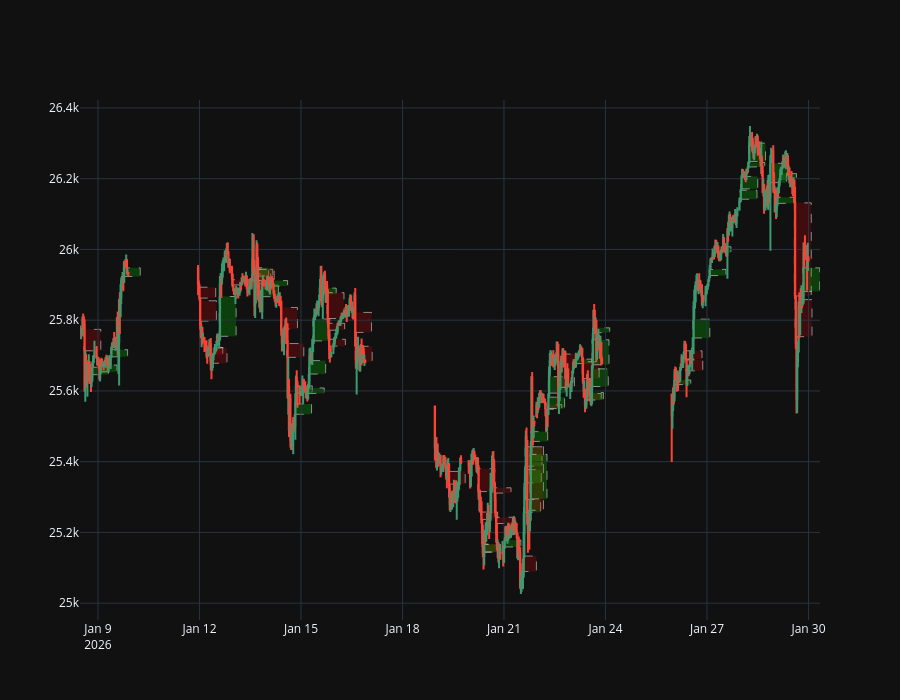

The cell this chart's notebook holds for it:
### Code cell
fvg.visualize()

### Figure 1 — Plotly figure (JSON) as saved in the notebook; plotly's stock layout.template omitted (floating-point values rounded to 4 significant figures; data arrays with more than 128 entries replaced by an {"elided": "..."} marker saying what was removed)
{"data": [{"close": {"elided": "1034 float values"}, "high": {"elided": "1034 float values"}, "low": {"elided": "1034 float values"}, "name": "MNQ", "open": {"elided": "1034 float values"}, "type": "candlestick", "x": {"elided": "1034 str values"}}], "layout": {"height": 700, "shapes": [{"fillcolor": "rgba(200, 0, 0, 0.25)", "layer": "below", "line": {"color": "white", "dash": "dash", "width": 0.5}, "type": "rect", "x0": "2026-01-08T14:00:00", "x1": "2026-01-09T02:00:00", "y0": 25710.0, "y1": 25774}, {"fillcolor": "rgba(0, 200, 0, 0.25)", "layer": "below", "line": {"color": "white", "dash": "dash", "width": 0.5}, "type": "rect", "x0": "2026-01-08T19:30:00", "x1": "2026-01-09T07:30:00", "y0": 25646, "y1": 25667}, {"fillcolor": "rgba(0, 200, 0, 0.25)", "layer": "below", "line": {"color": "white", "dash": "dash", "width": 0.5}, "type": "rect", "x0": "2026-01-09T01:30:00", "x1": "2026-01-09T13:30:00", "y0": 25654, "y1": 25670.0}, {"fillcolor": "rgba(0, 200, 0, 0.25)", "layer": "below", "line": {"color": "white", "dash": "dash", "width": 0.5}, "type": "rect", "x0": "2026-01-09T09:00:00", "x1": "2026-01-09T21:00:00", "y0": 25700.0, "y1": 25720.0}, {"fillcolor": "rgba(0, 200, 0, 0.25)", "layer": "below", "line": {"color": "white", "dash": "dash", "width": 0.5}, "type": "rect", "x0": "2026-01-09T18:00:00", "x1": "2026-01-10T06:00:00", "y0": 25920.0, "y1": 25948}, {"fillcolor": "rgba(200, 0, 0, 0.25)", "layer": "below", "line": {"color": "white", "dash": "dash", "width": 0.5}, "type": "rect", "x0": "2026-01-11T23:30:00", "x1": "2026-01-12T11:30:00", "y0": 25860.0, "y1": 25890.0}, {"fillcolor": "rgba(200, 0, 0, 0.25)", "layer": "below", "line": {"color": "white", "dash": "dash", "width": 0.5}, "type": "rect", "x0": "2026-01-12T00:00:00", "x1": "2026-01-12T12:00:00", "y0": 25800.0, "y1": 25855}, {"fillcolor": "rgba(200, 0, 0, 0.25)", "layer": "below", "line": {"color": "white", "dash": "dash", "width": 0.5}, "type": "rect", "x0": "2026-01-12T04:30:00", "x1": "2026-01-12T16:30:00", "y0": 25700.0, "y1": 25720.0}, {"fillcolor": "rgba(200, 0, 0, 0.25)", "layer": "below", "line": {"color": "white", "dash": "dash", "width": 0.5}, "type": "rect", "x0": "2026-01-12T07:30:00", "x1": "2026-01-12T19:30:00", "y0": 25680.0, "y1": 25722}, {"fillcolor": "rgba(0, 200, 0, 0.25)", "layer": "below", "line": {"color": "white", "dash": "dash", "width": 0.5}, "type": "rect", "x0": "2026-01-12T14:00:00", "x1": "2026-01-13T02:00:00", "y0": 25750.0, "y1": 25867}, {"fillcolor": "rgba(200, 0, 0, 0.25)", "layer": "below", "line": {"color": "white", "dash": "dash", "width": 0.5}, "type": "rect", "x0": "2026-01-12T23:00:00", "x1": "2026-01-13T11:00:00", "y0": 25900.0, "y1": 25910.0}, {"fillcolor": "rgba(0, 200, 0, 0.25)", "layer": "below", "line": {"color": "white", "dash": "dash", "width": 0.5}, "type": "rect", "x0": "2026-01-13T13:00:00", "x1": "2026-01-14T01:00:00", "y0": 25910.0, "y1": 25950.0}, {"fillcolor": "rgba(200, 0, 0, 0.25)", "layer": "below", "line": {"color": "white", "dash": "dash", "width": 0.5}, "type": "rect", "x0": "2026-01-13T14:30:00", "x1": "2026-01-14T02:30:00", "y0": 25900.0, "y1": 25930.0}, {"fillcolor": "rgba(0, 200, 0, 0.25)", "layer": "below", "line": {"color": "white", "dash": "dash", "width": 0.5}, "type": "rect", "x0": "2026-01-13T16:00:00", "x1": "2026-01-14T04:00:00", "y0": 25920.0, "y1": 25944}, {"fillcolor": "rgba(200, 0, 0, 0.25)", "layer": "below", "line": {"color": "white", "dash": "dash", "width": 0.5}, "type": "rect", "x0": "2026-01-13T17:00:00", "x1": "2026-01-14T05:00:00", "y0": 25910.0, "y1": 25944}, {"fillcolor": "rgba(0, 200, 0, 0.25)", "layer": "below", "line": {"color": "white", "dash": "dash", "width": 0.5}, "type": "rect", "x0": "2026-01-13T20:00:00", "x1": "2026-01-14T08:00:00", "y0": 25870.0, "y1": 25900.0}, {"fillcolor": "rgba(0, 200, 0, 0.25)", "layer": "below", "line": {"color": "white", "dash": "dash", "width": 0.5}, "type": "rect", "x0": "2026-01-14T02:30:00", "x1": "2026-01-14T14:30:00", "y0": 25900.0, "y1": 25912}, {"fillcolor": "rgba(200, 0, 0, 0.25)", "layer": "below", "line": {"color": "white", "dash": "dash", "width": 0.5}, "type": "rect", "x0": "2026-01-14T09:30:00", "x1": "2026-01-14T21:30:00", "y0": 25775, "y1": 25836}, {"fillcolor": "rgba(200, 0, 0, 0.25)", "layer": "below", "line": {"color": "white", "dash": "dash", "width": 0.5}, "type": "rect", "x0": "2026-01-14T14:00:00", "x1": "2026-01-15T02:00:00", "y0": 25695, "y1": 25734}, {"fillcolor": "rgba(0, 200, 0, 0.25)", "layer": "below", "line": {"color": "white", "dash": "dash", "width": 0.5}, "type": "rect", "x0": "2026-01-14T19:30:00", "x1": "2026-01-15T07:30:00", "y0": 25534, "y1": 25560.0}, {"fillcolor": "rgba(0, 200, 0, 0.25)", "layer": "below", "line": {"color": "white", "dash": "dash", "width": 0.5}, "type": "rect", "x0": "2026-01-14T20:00:00", "x1": "2026-01-15T08:00:00", "y0": 25590.0, "y1": 25610.0}, {"fillcolor": "rgba(0, 200, 0, 0.25)", "layer": "below", "line": {"color": "white", "dash": "dash", "width": 0.5}, "type": "rect", "x0": "2026-01-15T04:30:00", "x1": "2026-01-15T16:30:00", "y0": 25593, "y1": 25610.0}, {"fillcolor": "rgba(0, 200, 0, 0.25)", "layer": "below", "line": {"color": "white", "dash": "dash", "width": 0.5}, "type": "rect", "x0": "2026-01-15T05:30:00", "x1": "2026-01-15T17:30:00", "y0": 25650.0, "y1": 25690.0}, {"fillcolor": "rgba(0, 200, 0, 0.25)", "layer": "below", "line": {"color": "white", "dash": "dash", "width": 0.5}, "type": "rect", "x0": "2026-01-15T08:30:00", "x1": "2026-01-15T20:30:00", "y0": 25740.0, "y1": 25800.0}, {"fillcolor": "rgba(0, 200, 0, 0.25)", "layer": "below", "line": {"color": "white", "dash": "dash", "width": 0.5}, "type": "rect", "x0": "2026-01-15T13:00:00", "x1": "2026-01-16T01:00:00", "y0": 25870.0, "y1": 25890.0}, {"fillcolor": "rgba(200, 0, 0, 0.25)", "layer": "below", "line": {"color": "white", "dash": "dash", "width": 0.5}, "type": "rect", "x0": "2026-01-15T18:30:00", "x1": "2026-01-16T06:30:00", "y0": 25800.0, "y1": 25880.0}, {"fillcolor": "rgba(200, 0, 0, 0.25)", "layer": "below", "line": {"color": "white", "dash": "dash", "width": 0.5}, "type": "rect", "x0": "2026-01-15T19:00:00", "x1": "2026-01-16T07:00:00", "y0": 25770.0, "y1": 25790.0}, {"fillcolor": "rgba(200, 0, 0, 0.25)", "layer": "below", "line": {"color": "white", "dash": "dash", "width": 0.5}, "type": "rect", "x0": "2026-01-15T19:30:00", "x1": "2026-01-16T07:30:00", "y0": 25730.0, "y1": 25746}, {"fillcolor": "rgba(200, 0, 0, 0.25)", "layer": "below", "line": {"color": "white", "dash": "dash", "width": 0.5}, "type": "rect", "x0": "2026-01-16T14:00:00", "x1": "2026-01-17T02:00:00", "y0": 25770.0, "y1": 25822}, {"fillcolor": "rgba(200, 0, 0, 0.25)", "layer": "below", "line": {"color": "white", "dash": "dash", "width": 0.5}, "type": "rect", "x0": "2026-01-16T14:30:00", "x1": "2026-01-17T02:30:00", "y0": 25680.0, "y1": 25730.0}, {"fillcolor": "rgba(200, 0, 0, 0.25)", "layer": "below", "line": {"color": "white", "dash": "dash", "width": 0.5}, "type": "rect", "x0": "2026-01-19T08:30:00", "x1": "2026-01-19T20:30:00", "y0": 25340.0, "y1": 25370.0}, {"fillcolor": "rgba(200, 0, 0, 0.25)", "layer": "below", "line": {"color": "white", "dash": "dash", "width": 0.5}, "type": "rect", "x0": "2026-01-20T05:30:00", "x1": "2026-01-20T17:30:00", "y0": 25320.0, "y1": 25380.0}, {"fillcolor": "rgba(200, 0, 0, 0.25)", "layer": "below", "line": {"color": "white", "dash": "dash", "width": 0.5}, "type": "rect", "x0": "2026-01-20T07:30:00", "x1": "2026-01-20T19:30:00", "y0": 25240.0, "y1": 25260.0}, {"fillcolor": "rgba(200, 0, 0, 0.25)", "layer": "below", "line": {"color": "white", "dash": "dash", "width": 0.5}, "type": "rect", "x0": "2026-01-20T08:30:00", "x1": "2026-01-20T20:30:00", "y0": 25140.0, "y1": 25170.0}, {"fillcolor": "rgba(0, 200, 0, 0.25)", "layer": "below", "line": {"color": "white", "dash": "dash", "width": 0.5}, "type": "rect", "x0": "2026-01-20T09:30:00", "x1": "2026-01-20T21:30:00", "y0": 25140.0, "y1": 25170.0}, {"fillcolor": "rgba(200, 0, 0, 0.25)", "layer": "below", "line": {"color": "white", "dash": "dash", "width": 0.5}, "type": "rect", "x0": "2026-01-20T17:00:00", "x1": "2026-01-21T05:00:00", "y0": 25310.0, "y1": 25330.0}, {"fillcolor": "rgba(200, 0, 0, 0.25)", "layer": "below", "line": {"color": "white", "dash": "dash", "width": 0.5}, "type": "rect", "x0": "2026-01-20T18:00:00", "x1": "2026-01-21T06:00:00", "y0": 25230.0, "y1": 25243}, {"fillcolor": "rgba(0, 200, 0, 0.25)", "layer": "below", "line": {"color": "white", "dash": "dash", "width": 0.5}, "type": "rect", "x0": "2026-01-21T00:00:00", "x1": "2026-01-21T12:00:00", "y0": 25159, "y1": 25180.0}, {"fillcolor": "rgba(200, 0, 0, 0.25)", "layer": "below", "line": {"color": "white", "dash": "dash", "width": 0.5}, "type": "rect", "x0": "2026-01-21T11:00:00", "x1": "2026-01-21T23:00:00", "y0": 25090.0, "y1": 25130.0}, {"fillcolor": "rgba(0, 200, 0, 0.25)", "layer": "below", "line": {"color": "white", "dash": "dash", "width": 0.5}, "type": "rect", "x0": "2026-01-21T14:00:00", "x1": "2026-01-22T02:00:00", "y0": 25257, "y1": 25293}, {"fillcolor": "rgba(0, 200, 0, 0.25)", "layer": "below", "line": {"color": "white", "dash": "dash", "width": 0.5}, "type": "rect", "x0": "2026-01-21T14:30:00", "x1": "2026-01-22T02:30:00", "y0": 25340.0, "y1": 25380.0}, {"fillcolor": "rgba(0, 200, 0, 0.25)", "layer": "below", "line": {"color": "white", "dash": "dash", "width": 0.5}, "type": "rect", "x0": "2026-01-21T15:00:00", "x1": "2026-01-22T03:00:00", "y0": 25390.0, "y1": 25440.0}, {"fillcolor": "rgba(200, 0, 0, 0.25)", "layer": "below", "line": {"color": "white", "dash": "dash", "width": 0.5}, "type": "rect", "x0": "2026-01-21T16:00:00", "x1": "2026-01-22T04:00:00", "y0": 25260.0, "y1": 25440.0}, {"fillcolor": "rgba(0, 200, 0, 0.25)", "layer": "below", "line": {"color": "white", "dash": "dash", "width": 0.5}, "type": "rect", "x0": "2026-01-21T18:30:00", "x1": "2026-01-22T06:30:00", "y0": 25290.0, "y1": 25420.0}, {"fillcolor": "rgba(0, 200, 0, 0.25)", "layer": "below", "line": {"color": "white", "dash": "dash", "width": 0.5}, "type": "rect", "x0": "2026-01-21T19:00:00", "x1": "2026-01-22T07:00:00", "y0": 25460.0, "y1": 25485}, {"fillcolor": "rgba(200, 0, 0, 0.25)", "layer": "below", "line": {"color": "white", "dash": "dash", "width": 0.5}, "type": "rect", "x0": "2026-01-22T05:00:00", "x1": "2026-01-22T17:00:00", "y0": 25550.0, "y1": 25560.0}, {"fillcolor": "rgba(0, 200, 0, 0.25)", "layer": "below", "line": {"color": "white", "dash": "dash", "width": 0.5}, "type": "rect", "x0": "2026-01-22T07:00:00", "x1": "2026-01-22T19:00:00", "y0": 25550.0, "y1": 25580.0}, {"fillcolor": "rgba(0, 200, 0, 0.25)", "layer": "below", "line": {"color": "white", "dash": "dash", "width": 0.5}, "type": "rect", "x0": "2026-01-22T07:30:00", "x1": "2026-01-22T19:30:00", "y0": 25590.0, "y1": 25640.0}, {"fillcolor": "rgba(200, 0, 0, 0.25)", "layer": "below", "line": {"color": "white", "dash": "dash", "width": 0.5}, "type": "rect", "x0": "2026-01-22T14:00:00", "x1": "2026-01-23T02:00:00", "y0": 25610.0, "y1": 25700.0}, {"fillcolor": "rgba(0, 200, 0, 0.25)", "layer": "below", "line": {"color": "white", "dash": "dash", "width": 0.5}, "type": "rect", "x0": "2026-01-23T02:30:00", "x1": "2026-01-23T14:30:00", "y0": 25680.0, "y1": 25690}, {"fillcolor": "rgba(200, 0, 0, 0.25)", "layer": "below", "line": {"color": "white", "dash": "dash", "width": 0.5}, "type": "rect", "x0": "2026-01-23T07:30:00", "x1": "2026-01-23T19:30:00", "y0": 25635, "y1": 25680.0}, {"fillcolor": "rgba(200, 0, 0, 0.25)", "layer": "below", "line": {"color": "white", "dash": "dash", "width": 0.5}, "type": "rect", "x0": "2026-01-23T09:00:00", "x1": "2026-01-23T21:00:00", "y0": 25575, "y1": 25590.0}, {"fillcolor": "rgba(0, 200, 0, 0.25)", "layer": "below", "line": {"color": "white", "dash": "dash", "width": 0.5}, "type": "rect", "x0": "2026-01-23T10:30:00", "x1": "2026-01-23T22:30:00", "y0": 25570.0, "y1": 25600.0}, {"fillcolor": "rgba(0, 200, 0, 0.25)", "layer": "below", "line": {"color": "white", "dash": "dash", "width": 0.5}, "type": "rect", "x0": "2026-01-23T14:00:00", "x1": "2026-01-24T02:00:00", "y0": 25610.0, "y1": 25660.0}, {"fillcolor": "rgba(0, 200, 0, 0.25)", "layer": "below", "line": {"color": "white", "dash": "dash", "width": 0.5}, "type": "rect", "x0": "2026-01-23T14:30:00", "x1": "2026-01-24T02:30:00", "y0": 25674, "y1": 25740.0}, {"fillcolor": "rgba(0, 200, 0, 0.25)", "layer": "below", "line": {"color": "white", "dash": "dash", "width": 0.5}, "type": "rect", "x0": "2026-01-23T15:00:00", "x1": "2026-01-24T03:00:00", "y0": 25760.0, "y1": 25780.0}, {"fillcolor": "rgba(0, 200, 0, 0.25)", "layer": "below", "line": {"color": "white", "dash": "dash", "width": 0.5}, "type": "rect", "x0": "2026-01-26T00:30:00", "x1": "2026-01-26T12:30:00", "y0": 25618, "y1": 25631}, {"fillcolor": "rgba(200, 0, 0, 0.25)", "layer": "below", "line": {"color": "white", "dash": "dash", "width": 0.5}, "type": "rect", "x0": "2026-01-26T08:30:00", "x1": "2026-01-26T20:30:00", "y0": 25690, "y1": 25710.0}, {"fillcolor": "rgba(200, 0, 0, 0.25)", "layer": "below", "line": {"color": "white", "dash": "dash", "width": 0.5}, "type": "rect", "x0": "2026-01-26T09:00:00", "x1": "2026-01-26T21:00:00", "y0": 25660.0, "y1": 25690.0}, {"fillcolor": "rgba(0, 200, 0, 0.25)", "layer": "below", "line": {"color": "white", "dash": "dash", "width": 0.5}, "type": "rect", "x0": "2026-01-26T14:00:00", "x1": "2026-01-27T02:00:00", "y0": 25750.0, "y1": 25803}, {"fillcolor": "rgba(0, 200, 0, 0.25)", "layer": "below", "line": {"color": "white", "dash": "dash", "width": 0.5}, "type": "rect", "x0": "2026-01-27T01:30:00", "x1": "2026-01-27T13:30:00", "y0": 25930.0, "y1": 25940.0}, {"fillcolor": "rgba(0, 200, 0, 0.25)", "layer": "below", "line": {"color": "white", "dash": "dash", "width": 0.5}, "type": "rect", "x0": "2026-01-27T05:00:00", "x1": "2026-01-27T17:00:00", "y0": 25990, "y1": 26010.0}, {"fillcolor": "rgba(0, 200, 0, 0.25)", "layer": "below", "line": {"color": "white", "dash": "dash", "width": 0.5}, "type": "rect", "x0": "2026-01-27T23:30:00", "x1": "2026-01-28T11:30:00", "y0": 26142, "y1": 26170.0}, {"fillcolor": "rgba(0, 200, 0, 0.25)", "layer": "below", "line": {"color": "white", "dash": "dash", "width": 0.5}, "type": "rect", "x0": "2026-01-28T00:00:00", "x1": "2026-01-28T12:00:00", "y0": 26170.0, "y1": 26210.0}, {"fillcolor": "rgba(0, 200, 0, 0.25)", "layer": "below", "line": {"color": "white", "dash": "dash", "width": 0.5}, "type": "rect", "x0": "2026-01-28T05:00:00", "x1": "2026-01-28T17:00:00", "y0": 26230.0, "y1": 26250.0}, {"fillcolor": "rgba(0, 200, 0, 0.25)", "layer": "below", "line": {"color": "white", "dash": "dash", "width": 0.5}, "type": "rect", "x0": "2026-01-28T05:30:00", "x1": "2026-01-28T17:30:00", "y0": 26250.0, "y1": 26300.0}, {"fillcolor": "rgba(0, 200, 0, 0.25)", "layer": "below", "line": {"color": "white", "dash": "dash", "width": 0.5}, "type": "rect", "x0": "2026-01-28T20:30:00", "x1": "2026-01-29T08:30:00", "y0": 26190.0, "y1": 26240.0}, {"fillcolor": "rgba(0, 200, 0, 0.25)", "layer": "below", "line": {"color": "white", "dash": "dash", "width": 0.5}, "type": "rect", "x0": "2026-01-29T01:30:00", "x1": "2026-01-29T13:30:00", "y0": 26130.0, "y1": 26150.0}, {"fillcolor": "rgba(0, 200, 0, 0.25)", "layer": "below", "line": {"color": "white", "dash": "dash", "width": 0.5}, "type": "rect", "x0": "2026-01-29T03:30:00", "x1": "2026-01-29T15:30:00", "y0": 26200, "y1": 26210.0}, {"fillcolor": "rgba(200, 0, 0, 0.25)", "layer": "below", "line": {"color": "white", "dash": "dash", "width": 0.5}, "type": "rect", "x0": "2026-01-29T14:00:00", "x1": "2026-01-30T02:00:00", "y0": 25870.0, "y1": 26130.0}, {"fillcolor": "rgba(200, 0, 0, 0.25)", "layer": "below", "line": {"color": "white", "dash": "dash", "width": 0.5}, "type": "rect", "x0": "2026-01-29T14:30:00", "x1": "2026-01-30T02:30:00", "y0": 25750.0, "y1": 25860.0}, {"fillcolor": "rgba(0, 200, 0, 0.25)", "layer": "below", "line": {"color": "white", "dash": "dash", "width": 0.5}, "type": "rect", "x0": "2026-01-29T20:00:00", "x1": "2026-01-30T08:00:00", "y0": 25880.0, "y1": 25948}], "xaxis": {"rangeslider": {"visible": false}}}}
